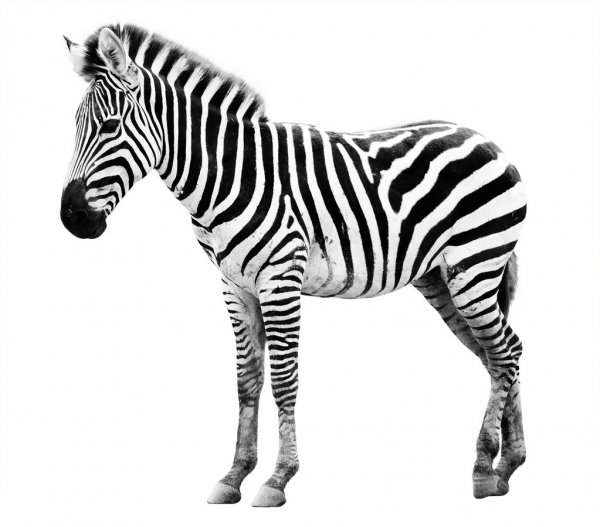
#> input picture images/zebra.jpg, 600 x 527 px
$ python 10_image_flipping.py
#> lines starting #> are read from the running program, lines starting #| are printed output that depends on the picture
from __future__ import print_function
import cv2
import numpy as np

#load image
image_path = "images/zebra.jpg"
image = cv2.imread(image_path)
#> image is the input picture: shape (527, 600, 3); mean B, G, R 214.4, 214.4, 214.4

#flip horizontally
flippedhorizontally = cv2.flip(image, 1)
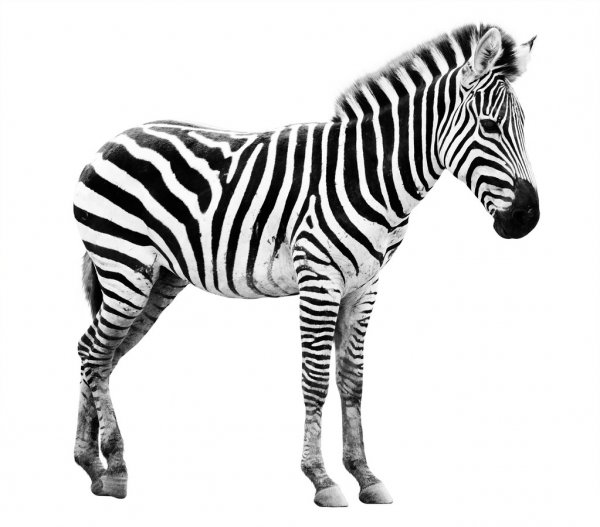
#> flippedhorizontally: shape (527, 600, 3); mean B, G, R 214.4, 214.4, 214.4
cv2.imshow("Flipped Horizontally, ", flippedhorizontally)
cv2.waitKey(-1)

#flip vertically
flippedVertically = cv2.flip(image, 0)
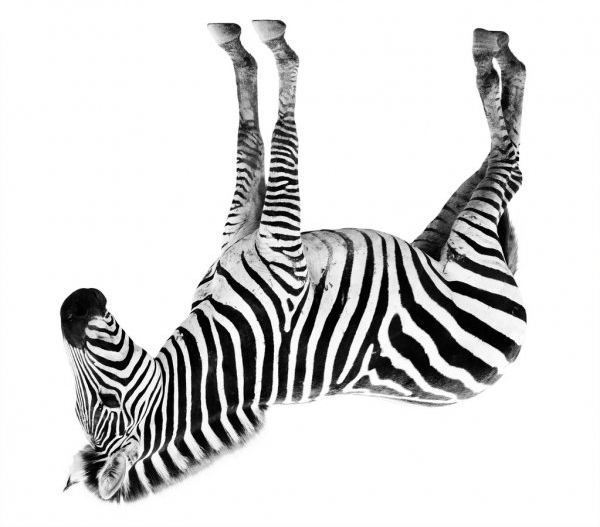
#> flippedVertically: shape (527, 600, 3); mean B, G, R 214.4, 214.4, 214.4
cv2.imshow("Flipped Vertically", flippedVertically)
cv2.waitKey(-1)

#flip horizontally and then vertically
flippedHV = cv2.flip(image, -1)
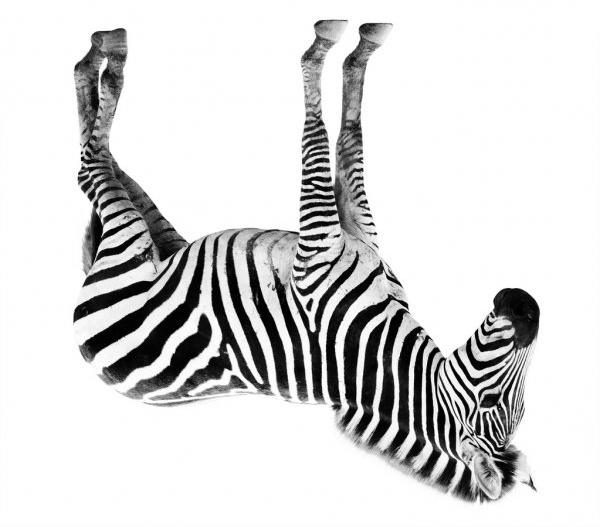
#> flippedHV: shape (527, 600, 3); mean B, G, R 214.4, 214.4, 214.4
cv2.imshow("Flipped H and then Vert.",flippedHV)
cv2.waitKey(-1)

# 0 means VERTICAL flip
# 1 means HORIZONTAL flip
# -1 means first flip horizontally and then vertically
